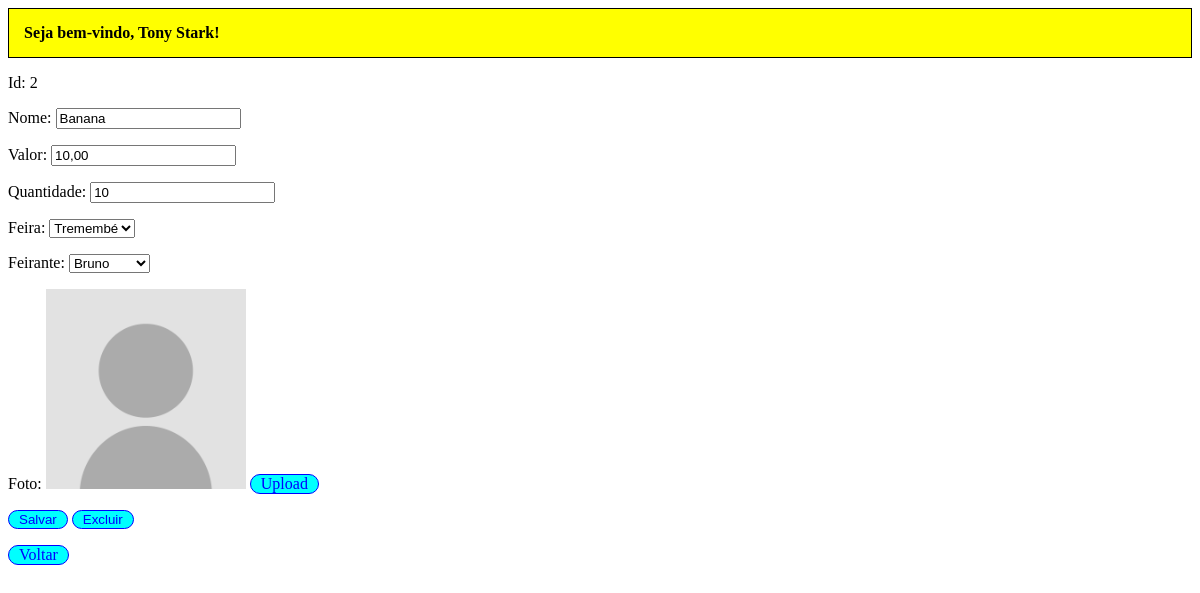
The page /produto/2 (signed in) on the database as committed earlier.
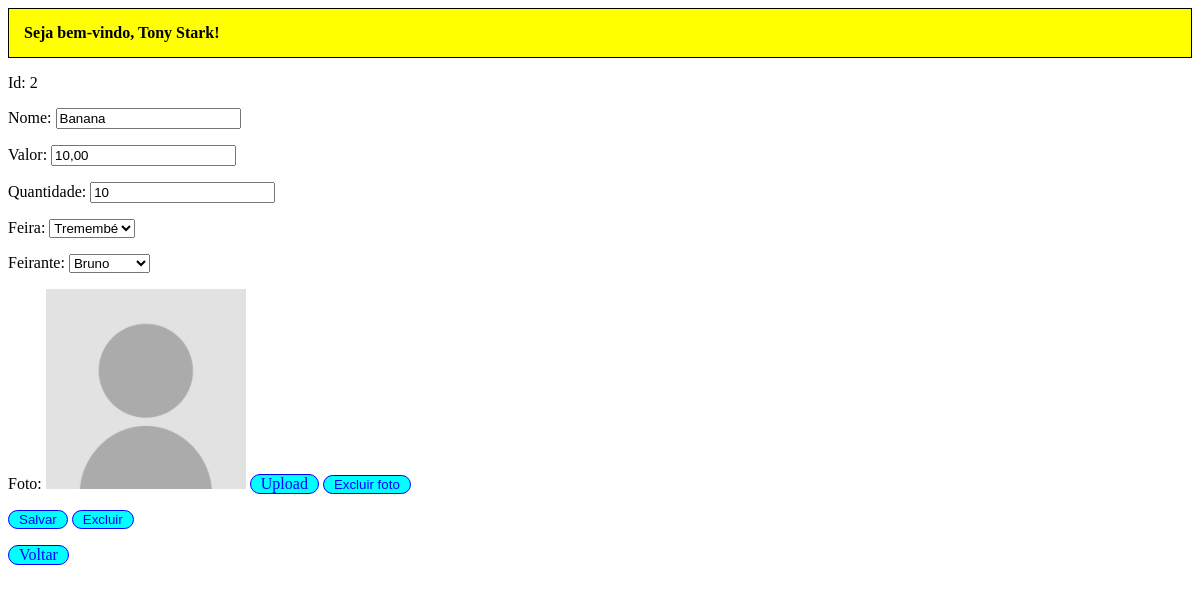
The same page on the database as committed later.
### tables this page shows
CREATE TABLE produto (
    id_produto INTEGER PRIMARY KEY AUTOINCREMENT,
    nome_produto VARCHAR(50) NOT NULL,
    valor VARCHAR(50) NOT NULL,
    quantidade VARCHAR(1) NOT NULL,
    id_feira INTEGER NOT NULL,
    id_feirante INTEGER NOT NULL,
    id_foto_prod VARCHAR(50) NOT NULL,
    FOREIGN KEY(id_feira) REFERENCES feira(id_feira)
    FOREIGN KEY(id_feirante) REFERENCES feirante(id_feirante)
);

CREATE TABLE feira (
    id_feira INTEGER PRIMARY KEY AUTOINCREMENT,
    bairro VARCHAR(50) NOT NULL,
    horario VARCHAR(50) NOT NULL,
    dia VARCHAR(50) NOT NULL,
    UNIQUE(bairro)
);

CREATE TABLE feirante (
    id_feirante INTEGER PRIMARY KEY AUTOINCREMENT,
    nome_feirante VARCHAR(50) NOT NULL,
    barraca VARCHAR(50) NOT NULL,
    sexo VARCHAR(1) NOT NULL,
    id_feira INTEGER NOT NULL,
    id_foto VARCHAR(50) NOT NULL,
    FOREIGN KEY(id_feira) REFERENCES feira(id_feira)
);

### flask-jinja2-crud-master/serie.py (the view)
@app.route("/produto/<int:id_produto>", methods = ["GET"])
def form_alterar_produto_api(id_produto):
    logado = autenticar_login()
    if logado is None:
        return redirect("/")
    produto = db_consultar_produto(id_produto)
    feiras = db_listar_feiras_ordem()
    feirantes = db_listar_feirantes()
    if produto is None:
        return render_template("menu.html", logado = logado, mensagem = f"Esse produto não existe."), 404
    return render_template("form_produto.html", logado = logado, produto = produto, feiras = feiras, feirantes = feirantes)

### flask-jinja2-crud-master/serie.py (called while the page is built)
def autenticar_login():
    login = request.cookies.get("login", "")
    senha = request.cookies.get("senha", "")
    return db_fazer_login(login, senha)

def row_to_dict(description, row):
    if row is None: return None
    d = {}
    for i in range(0, len(row)):
        d[description[i][0]] = row[i]
    return d

def rows_to_dict(description, rows):
    result = []
    for row in rows:
        result.append(row_to_dict(description, row))
    return result

def conectar():
    return sqlite3.connect('serie.db')

def db_listar_feiras_ordem():
    with closing(conectar()) as con, closing(con.cursor()) as cur:
        cur.execute("SELECT id_feira, bairro, horario, dia FROM feira ORDER BY bairro")
        return rows_to_dict(cur.description, cur.fetchall())

def db_listar_feirantes():
    with closing(conectar()) as con, closing(con.cursor()) as cur:
        cur.execute("SELECT fe.id_feirante, fe.nome_feirante, fe.barraca, fe.sexo, fe.id_feira, fe.id_foto, f.bairro FROM feirante fe INNER JOIN feira f ON fe.id_feira = f.id_feira")
        return rows_to_dict(cur.description, cur.fetchall())

### flask-jinja2-crud-master/templates/form_produto.html (shortened to what this page needs)
{% extends "base.html" %}
{% block conteudo %}
    <form action="/produto/{{ produto['id_produto'] }}" method="POST" id="form_principal" enctype="multipart/form-data">
        {% if produto['id_produto'] != 'novo' %}
            <p>
                <label>Id:</label>
                {{produto['id_produto']}}
            </p>
        {% endif %}
        <p>
            <label for="nome_produto">Nome:</label>
            <input type="text" id="nome_produto" name="nome_produto" autocomplete="off" value="{{produto['nome_produto']}}" required />
        </p>
        <p>
            <label for="valor">Valor:</label>
            <input type="text" id="valor" name="valor" autocomplete="off" value="{{produto['valor']}}" required/>
        </p>
        <p>
            <label for="quantidade">Quantidade:</label>
            <input type="text" id="quantidade" name="quantidade" autocomplete="off" value="{{produto['quantidade']}}" required/>
        </p>
        <p>
            <label for="feira">Feira:</label>
            <select name="id_feira" id="feira">
                {% for feira in feiras %}
                    <option value="{{feira['id_feira']}}" {% if produto['id_feira'] == feira['id_feira'] %}selected="selected"{% endif %}>{{feira['bairro']}}</option>
                {% endfor %}
            </select>
        </p>
        <p>
            <label for="feirante">Feirante:</label>
            <select name="id_feirante" id="feirante">
                {% for feirante in feirantes %}
                    <option value="{{feirante['id_feirante']}}" {% if produto['id_feirante'] == feirante['id_feirante'] %}selected="selected"{% endif %}>{{feirante['nome_feirante']}}</option>
                {% endfor %}
            </select>
        </p>
        <p>
            <label for="foto">Foto:</label>
            {% if produto['id_foto_prod'] != '' %}
                <img src="{{ url_for('produto_download_foto', id_foto_prod = produto['id_foto_prod']) }}" id="foto" width="200"/>
            {% else %}
                <img src="{{ url_for('static', filename = 'no-photo.png') }}" id="foto" width="200"/>
            {% endif %}
            <label for="foto" class="upload">Upload<input type="file" name="foto" /></label>
            {% if produto['id_foto_prod'] != '' %}
                <button type="button" onclick="javascript:apagar_foto();">Excluir foto</button>
            {% endif  %}
        </p>
        <p>
            <button type="submit">Salvar</button>
            {% if produto['id_produto'] != 'novo' %}<button type="button" onclick="javascript:excluir();">Excluir</button>{% endif %}
        </p>
    </form>
    <p><a href="/">Voltar</a></p>
{% endblock %}

Rows that differ between the two databases and show on the page:
changed produto "Banana": id_foto_prod: picture added
Other text that changed with them:
text now shown: "Excluir foto"
